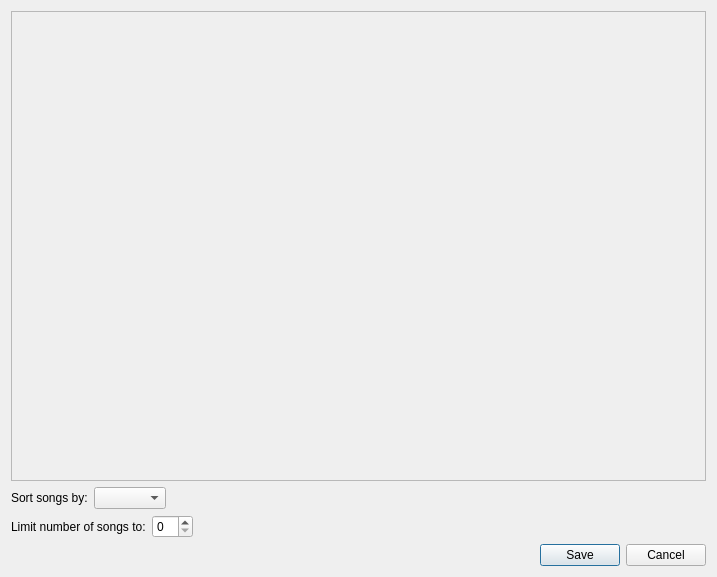
<?xml version="1.0" encoding="UTF-8"?>
<ui version="4.0">
 <class>SmartPlaylistDlg</class>
 <widget class="QDialog" name="SmartPlaylistDlg">
  <property name="geometry">
   <rect>
    <x>0</x>
    <y>0</y>
    <width>717</width>
    <height>577</height>
   </rect>
  </property>
  <property name="windowTitle">
   <string>Smart Playlist</string>
  </property>
  <property name="windowIcon">
   <iconset resource="../GUI/Form1.qrc">
    <normaloff>:/icons/icons/playlist_smart.png</normaloff>:/icons/icons/playlist_smart.png</iconset>
  </property>
  <layout class="QVBoxLayout" name="verticalLayout">
   <item>
    <widget class="QScrollArea" name="StatementsArea">
     <property name="sizeAdjustPolicy">
      <enum>QAbstractScrollArea::AdjustIgnored</enum>
     </property>
     <property name="widgetResizable">
      <bool>false</bool>
     </property>
     <property name="alignment">
      <set>Qt::AlignLeading|Qt::AlignLeft|Qt::AlignTop</set>
     </property>
     <widget class="QWidget" name="scrollAreaWidgetContents">
      <property name="geometry">
       <rect>
        <x>0</x>
        <y>0</y>
        <width>550</width>
        <height>366</height>
       </rect>
      </property>
     </widget>
    </widget>
   </item>
   <item>
    <layout class="QHBoxLayout" name="horizontalLayout_2">
     <item>
      <widget class="QLabel" name="label_2">
       <property name="text">
        <string>Sort songs by:</string>
       </property>
      </widget>
     </item>
     <item>
      <widget class="QComboBox" name="SortPlaylistCombo"/>
     </item>
     <item>
      <spacer name="horizontalSpacer_2">
       <property name="orientation">
        <enum>Qt::Horizontal</enum>
       </property>
       <property name="sizeHint" stdset="0">
        <size>
         <width>40</width>
         <height>20</height>
        </size>
       </property>
      </spacer>
     </item>
    </layout>
   </item>
   <item>
    <layout class="QHBoxLayout" name="horizontalLayout">
     <item>
      <widget class="QLabel" name="label">
       <property name="text">
        <string>Limit number of songs to:</string>
       </property>
      </widget>
     </item>
     <item>
      <widget class="QSpinBox" name="SongLimitSpinbox"/>
     </item>
     <item>
      <spacer name="horizontalSpacer">
       <property name="orientation">
        <enum>Qt::Horizontal</enum>
       </property>
       <property name="sizeHint" stdset="0">
        <size>
         <width>40</width>
         <height>20</height>
        </size>
       </property>
      </spacer>
     </item>
    </layout>
   </item>
   <item>
    <widget class="QDialogButtonBox" name="ButtonBox">
     <property name="standardButtons">
      <set>QDialogButtonBox::Cancel|QDialogButtonBox::Save</set>
     </property>
    </widget>
   </item>
  </layout>
 </widget>
 <resources>
  <include location="../GUI/Form1.qrc"/>
 </resources>
 <connections/>
</ui>
